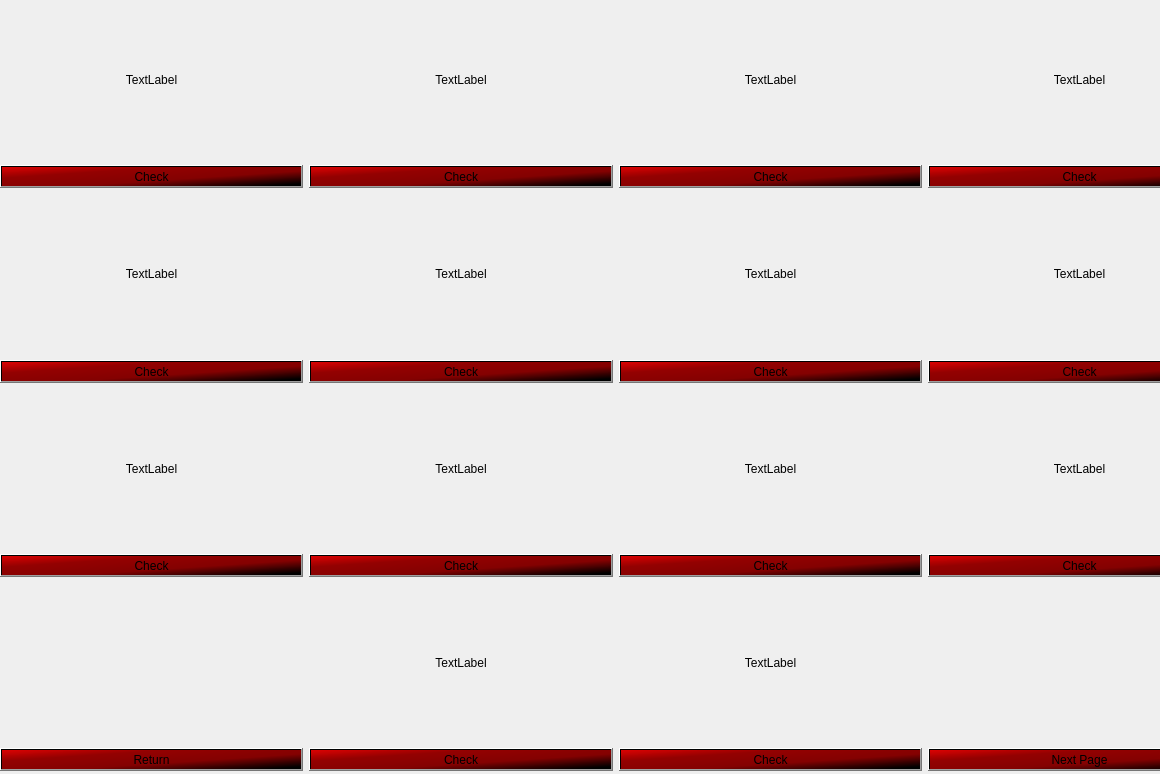
<?xml version="1.0" encoding="UTF-8"?>
<ui version="4.0">
 <class>Pokedex</class>
 <widget class="QDialog" name="Pokedex">
  <property name="geometry">
   <rect>
    <x>0</x>
    <y>0</y>
    <width>1160</width>
    <height>774</height>
   </rect>
  </property>
  <property name="windowTitle">
   <string>Pokedex</string>
  </property>
  <widget class="QLabel" name="background">
   <property name="geometry">
    <rect>
     <x>-520</x>
     <y>-170</y>
     <width>1791</width>
     <height>991</height>
    </rect>
   </property>
   <property name="text">
    <string/>
   </property>
   <property name="pixmap">
    <pixmap resource="resource.qrc">:/resources/resources/pokedexBackground.jpg</pixmap>
   </property>
  </widget>
  <widget class="QWidget" name="gridLayoutWidget">
   <property name="geometry">
    <rect>
     <x>0</x>
     <y>0</y>
     <width>1231</width>
     <height>771</height>
    </rect>
   </property>
   <layout class="QGridLayout" name="gridLayout">
    <item row="3" column="1">
     <layout class="QVBoxLayout" name="verticalLayout10">
      <item>
       <widget class="QLabel" name="pokemon10">
        <property name="styleSheet">
         <string notr="true">font: 11pt &quot;Fixedsys&quot;;
color: rgb(0, 0, 0);
</string>
        </property>
        <property name="text">
         <string>TextLabel</string>
        </property>
        <property name="alignment">
         <set>Qt::AlignCenter</set>
        </property>
       </widget>
      </item>
      <item>
       <widget class="QPushButton" name="checkButton10">
        <property name="styleSheet">
         <string notr="true">background-color: qlineargradient(spread:pad, x1:0, y1:0, x2:0.972, y2:0.909, stop:0 rgba(220, 0, 0, 253), stop:0.301676 rgba(147, 0, 0, 254), stop:0.653631 rgba(131, 0, 0, 254), stop:1 rgba(0, 0, 0, 255));

font: 11pt &quot;Fixedsys&quot;;
border-color: rgb(0, 0, 0);</string>
        </property>
        <property name="text">
         <string>Check</string>
        </property>
       </widget>
      </item>
     </layout>
    </item>
    <item row="3" column="0">
     <layout class="QVBoxLayout" name="verticalLayout9">
      <item>
       <widget class="QLabel" name="pokemon9">
        <property name="layoutDirection">
         <enum>Qt::LeftToRight</enum>
        </property>
        <property name="styleSheet">
         <string notr="true">font: 11pt &quot;Fixedsys&quot;;
color: rgb(0, 0, 0);
</string>
        </property>
        <property name="text">
         <string>TextLabel</string>
        </property>
        <property name="alignment">
         <set>Qt::AlignCenter</set>
        </property>
       </widget>
      </item>
      <item>
       <widget class="QPushButton" name="checkButton9">
        <property name="styleSheet">
         <string notr="true">background-color: qlineargradient(spread:pad, x1:0, y1:0, x2:0.972, y2:0.909, stop:0 rgba(220, 0, 0, 253), stop:0.301676 rgba(147, 0, 0, 254), stop:0.653631 rgba(131, 0, 0, 254), stop:1 rgba(0, 0, 0, 255));

font: 11pt &quot;Fixedsys&quot;;
border-color: rgb(0, 0, 0);</string>
        </property>
        <property name="text">
         <string>Check</string>
        </property>
       </widget>
      </item>
     </layout>
    </item>
    <item row="1" column="1">
     <layout class="QVBoxLayout" name="verticalLayout6">
      <item>
       <widget class="QLabel" name="pokemon6">
        <property name="layoutDirection">
         <enum>Qt::LeftToRight</enum>
        </property>
        <property name="styleSheet">
         <string notr="true">font: 11pt &quot;Fixedsys&quot;;
color: rgb(0, 0, 0);
</string>
        </property>
        <property name="text">
         <string>TextLabel</string>
        </property>
        <property name="alignment">
         <set>Qt::AlignCenter</set>
        </property>
       </widget>
      </item>
      <item>
       <widget class="QPushButton" name="checkButton6">
        <property name="styleSheet">
         <string notr="true">background-color: qlineargradient(spread:pad, x1:0, y1:0, x2:0.972, y2:0.909, stop:0 rgba(220, 0, 0, 253), stop:0.301676 rgba(147, 0, 0, 254), stop:0.653631 rgba(131, 0, 0, 254), stop:1 rgba(0, 0, 0, 255));

font: 11pt &quot;Fixedsys&quot;;
border-color: rgb(0, 0, 0);</string>
        </property>
        <property name="text">
         <string>Check</string>
        </property>
       </widget>
      </item>
     </layout>
    </item>
    <item row="3" column="3">
     <layout class="QVBoxLayout" name="verticalLayout12">
      <item>
       <widget class="QLabel" name="pokemon12">
        <property name="styleSheet">
         <string notr="true">font: 11pt &quot;Fixedsys&quot;;
color: rgb(0, 0, 0);
</string>
        </property>
        <property name="text">
         <string>TextLabel</string>
        </property>
        <property name="alignment">
         <set>Qt::AlignCenter</set>
        </property>
       </widget>
      </item>
      <item>
       <widget class="QPushButton" name="checkButton12">
        <property name="styleSheet">
         <string notr="true">background-color: qlineargradient(spread:pad, x1:0, y1:0, x2:0.972, y2:0.909, stop:0 rgba(220, 0, 0, 253), stop:0.301676 rgba(147, 0, 0, 254), stop:0.653631 rgba(131, 0, 0, 254), stop:1 rgba(0, 0, 0, 255));

font: 11pt &quot;Fixedsys&quot;;
border-color: rgb(0, 0, 0);</string>
        </property>
        <property name="text">
         <string>Check</string>
        </property>
       </widget>
      </item>
     </layout>
    </item>
    <item row="4" column="0">
     <layout class="QVBoxLayout" name="verticalLayout13">
      <item>
       <widget class="QLabel" name="label">
        <property name="text">
         <string/>
        </property>
       </widget>
      </item>
      <item>
       <widget class="QPushButton" name="backButton">
        <property name="styleSheet">
         <string notr="true">background-color: qlineargradient(spread:pad, x1:0, y1:0, x2:0.972, y2:0.909, stop:0 rgba(220, 0, 0, 253), stop:0.301676 rgba(147, 0, 0, 254), stop:0.653631 rgba(131, 0, 0, 254), stop:1 rgba(0, 0, 0, 255));

font: 11pt &quot;Fixedsys&quot;;
border-color: rgb(0, 0, 0);</string>
        </property>
        <property name="text">
         <string>Return</string>
        </property>
       </widget>
      </item>
     </layout>
    </item>
    <item row="0" column="1">
     <layout class="QVBoxLayout" name="verticalLayout2">
      <item>
       <widget class="QLabel" name="pokemon2">
        <property name="layoutDirection">
         <enum>Qt::LeftToRight</enum>
        </property>
        <property name="styleSheet">
         <string notr="true">font: 11pt &quot;Fixedsys&quot;;
color: rgb(0, 0, 0);
</string>
        </property>
        <property name="text">
         <string>TextLabel</string>
        </property>
        <property name="alignment">
         <set>Qt::AlignCenter</set>
        </property>
       </widget>
      </item>
      <item>
       <widget class="QPushButton" name="checkButton2">
        <property name="styleSheet">
         <string notr="true">background-color: qlineargradient(spread:pad, x1:0, y1:0, x2:0.972, y2:0.909, stop:0 rgba(220, 0, 0, 253), stop:0.301676 rgba(147, 0, 0, 254), stop:0.653631 rgba(131, 0, 0, 254), stop:1 rgba(0, 0, 0, 255));

font: 11pt &quot;Fixedsys&quot;;
border-color: rgb(0, 0, 0);</string>
        </property>
        <property name="text">
         <string>Check</string>
        </property>
       </widget>
      </item>
     </layout>
    </item>
    <item row="4" column="3">
     <layout class="QVBoxLayout" name="verticalLayout16">
      <item>
       <widget class="QLabel" name="label_2">
        <property name="text">
         <string/>
        </property>
       </widget>
      </item>
      <item>
       <widget class="QPushButton" name="nextPageButton">
        <property name="styleSheet">
         <string notr="true">background-color: qlineargradient(spread:pad, x1:0, y1:0, x2:0.972, y2:0.909, stop:0 rgba(220, 0, 0, 253), stop:0.301676 rgba(147, 0, 0, 254), stop:0.653631 rgba(131, 0, 0, 254), stop:1 rgba(0, 0, 0, 255));

font: 11pt &quot;Fixedsys&quot;;
border-color: rgb(0, 0, 0);</string>
        </property>
        <property name="text">
         <string>Next Page</string>
        </property>
       </widget>
      </item>
     </layout>
    </item>
    <item row="1" column="2">
     <layout class="QVBoxLayout" name="verticalLayout7">
      <item>
       <widget class="QLabel" name="pokemon7">
        <property name="layoutDirection">
         <enum>Qt::LeftToRight</enum>
        </property>
        <property name="styleSheet">
         <string notr="true">font: 11pt &quot;Fixedsys&quot;;
color: rgb(0, 0, 0);
</string>
        </property>
        <property name="text">
         <string>TextLabel</string>
        </property>
        <property name="alignment">
         <set>Qt::AlignCenter</set>
        </property>
       </widget>
      </item>
      <item>
       <widget class="QPushButton" name="checkButton7">
        <property name="styleSheet">
         <string notr="true">background-color: qlineargradient(spread:pad, x1:0, y1:0, x2:0.972, y2:0.909, stop:0 rgba(220, 0, 0, 253), stop:0.301676 rgba(147, 0, 0, 254), stop:0.653631 rgba(131, 0, 0, 254), stop:1 rgba(0, 0, 0, 255));

font: 11pt &quot;Fixedsys&quot;;
border-color: rgb(0, 0, 0);</string>
        </property>
        <property name="text">
         <string>Check</string>
        </property>
       </widget>
      </item>
     </layout>
    </item>
    <item row="4" column="2">
     <layout class="QVBoxLayout" name="verticalLayout15">
      <item>
       <widget class="QLabel" name="pokemon14">
        <property name="styleSheet">
         <string notr="true">font: 11pt &quot;Fixedsys&quot;;
color: rgb(0, 0, 0);
</string>
        </property>
        <property name="text">
         <string>TextLabel</string>
        </property>
        <property name="alignment">
         <set>Qt::AlignCenter</set>
        </property>
       </widget>
      </item>
      <item>
       <widget class="QPushButton" name="checkButton14">
        <property name="styleSheet">
         <string notr="true">background-color: qlineargradient(spread:pad, x1:0, y1:0, x2:0.972, y2:0.909, stop:0 rgba(220, 0, 0, 253), stop:0.301676 rgba(147, 0, 0, 254), stop:0.653631 rgba(131, 0, 0, 254), stop:1 rgba(0, 0, 0, 255));

font: 11pt &quot;Fixedsys&quot;;
border-color: rgb(0, 0, 0);</string>
        </property>
        <property name="text">
         <string>Check</string>
        </property>
       </widget>
      </item>
     </layout>
    </item>
    <item row="0" column="0">
     <layout class="QVBoxLayout" name="verticalLayout1">
      <item>
       <widget class="QLabel" name="pokemon1">
        <property name="layoutDirection">
         <enum>Qt::LeftToRight</enum>
        </property>
        <property name="styleSheet">
         <string notr="true">font: 11pt &quot;Fixedsys&quot;;
color: rgb(0, 0, 0);
</string>
        </property>
        <property name="text">
         <string>TextLabel</string>
        </property>
        <property name="alignment">
         <set>Qt::AlignCenter</set>
        </property>
       </widget>
      </item>
      <item>
       <widget class="QPushButton" name="checkButton1">
        <property name="styleSheet">
         <string notr="true">background-color: qlineargradient(spread:pad, x1:0, y1:0, x2:0.972, y2:0.909, stop:0 rgba(220, 0, 0, 253), stop:0.301676 rgba(147, 0, 0, 254), stop:0.653631 rgba(131, 0, 0, 254), stop:1 rgba(0, 0, 0, 255));

font: 11pt &quot;Fixedsys&quot;;
border-color: rgb(0, 0, 0);</string>
        </property>
        <property name="text">
         <string>Check</string>
        </property>
       </widget>
      </item>
     </layout>
    </item>
    <item row="0" column="2">
     <layout class="QVBoxLayout" name="verticalLayout_3">
      <item>
       <widget class="QLabel" name="pokemon3">
        <property name="layoutDirection">
         <enum>Qt::LeftToRight</enum>
        </property>
        <property name="styleSheet">
         <string notr="true">font: 11pt &quot;Fixedsys&quot;;
color: rgb(0, 0, 0);
</string>
        </property>
        <property name="text">
         <string>TextLabel</string>
        </property>
        <property name="alignment">
         <set>Qt::AlignCenter</set>
        </property>
       </widget>
      </item>
      <item>
       <widget class="QPushButton" name="checkButton3">
        <property name="styleSheet">
         <string notr="true">background-color: qlineargradient(spread:pad, x1:0, y1:0, x2:0.972, y2:0.909, stop:0 rgba(220, 0, 0, 253), stop:0.301676 rgba(147, 0, 0, 254), stop:0.653631 rgba(131, 0, 0, 254), stop:1 rgba(0, 0, 0, 255));

font: 11pt &quot;Fixedsys&quot;;
border-color: rgb(0, 0, 0);</string>
        </property>
        <property name="text">
         <string>Check</string>
        </property>
       </widget>
      </item>
     </layout>
    </item>
    <item row="1" column="0">
     <layout class="QVBoxLayout" name="verticalLayout5">
      <item>
       <widget class="QLabel" name="pokemon5">
        <property name="styleSheet">
         <string notr="true">font: 11pt &quot;Fixedsys&quot;;
color: rgb(0, 0, 0);
</string>
        </property>
        <property name="text">
         <string>TextLabel</string>
        </property>
        <property name="alignment">
         <set>Qt::AlignCenter</set>
        </property>
       </widget>
      </item>
      <item>
       <widget class="QPushButton" name="checkButton5">
        <property name="styleSheet">
         <string notr="true">background-color: qlineargradient(spread:pad, x1:0, y1:0, x2:0.972, y2:0.909, stop:0 rgba(220, 0, 0, 253), stop:0.301676 rgba(147, 0, 0, 254), stop:0.653631 rgba(131, 0, 0, 254), stop:1 rgba(0, 0, 0, 255));

font: 11pt &quot;Fixedsys&quot;;
border-color: rgb(0, 0, 0);</string>
        </property>
        <property name="text">
         <string>Check</string>
        </property>
       </widget>
      </item>
     </layout>
    </item>
    <item row="0" column="3">
     <layout class="QVBoxLayout" name="verticalLayout4">
      <item>
       <widget class="QLabel" name="pokemon4">
        <property name="styleSheet">
         <string notr="true">font: 11pt &quot;Fixedsys&quot;;
color: rgb(0, 0, 0);
</string>
        </property>
        <property name="text">
         <string>TextLabel</string>
        </property>
        <property name="alignment">
         <set>Qt::AlignCenter</set>
        </property>
       </widget>
      </item>
      <item>
       <widget class="QPushButton" name="checkButton4">
        <property name="styleSheet">
         <string notr="true">background-color: qlineargradient(spread:pad, x1:0, y1:0, x2:0.972, y2:0.909, stop:0 rgba(220, 0, 0, 253), stop:0.301676 rgba(147, 0, 0, 254), stop:0.653631 rgba(131, 0, 0, 254), stop:1 rgba(0, 0, 0, 255));

font: 11pt &quot;Fixedsys&quot;;
border-color: rgb(0, 0, 0);</string>
        </property>
        <property name="text">
         <string>Check</string>
        </property>
       </widget>
      </item>
     </layout>
    </item>
    <item row="3" column="2">
     <layout class="QVBoxLayout" name="verticalLayout11">
      <item>
       <widget class="QLabel" name="pokemon11">
        <property name="styleSheet">
         <string notr="true">font: 11pt &quot;Fixedsys&quot;;
color: rgb(0, 0, 0);
</string>
        </property>
        <property name="text">
         <string>TextLabel</string>
        </property>
        <property name="alignment">
         <set>Qt::AlignCenter</set>
        </property>
       </widget>
      </item>
      <item>
       <widget class="QPushButton" name="checkButton11">
        <property name="styleSheet">
         <string notr="true">background-color: qlineargradient(spread:pad, x1:0, y1:0, x2:0.972, y2:0.909, stop:0 rgba(220, 0, 0, 253), stop:0.301676 rgba(147, 0, 0, 254), stop:0.653631 rgba(131, 0, 0, 254), stop:1 rgba(0, 0, 0, 255));

font: 11pt &quot;Fixedsys&quot;;
border-color: rgb(0, 0, 0);</string>
        </property>
        <property name="text">
         <string>Check</string>
        </property>
       </widget>
      </item>
     </layout>
    </item>
    <item row="4" column="1">
     <layout class="QVBoxLayout" name="verticalLayout14">
      <item>
       <widget class="QLabel" name="pokemon13">
        <property name="styleSheet">
         <string notr="true">font: 11pt &quot;Fixedsys&quot;;
color: rgb(0, 0, 0);
</string>
        </property>
        <property name="text">
         <string>TextLabel</string>
        </property>
        <property name="alignment">
         <set>Qt::AlignCenter</set>
        </property>
       </widget>
      </item>
      <item>
       <widget class="QPushButton" name="checkButton13">
        <property name="styleSheet">
         <string notr="true">background-color: qlineargradient(spread:pad, x1:0, y1:0, x2:0.972, y2:0.909, stop:0 rgba(220, 0, 0, 253), stop:0.301676 rgba(147, 0, 0, 254), stop:0.653631 rgba(131, 0, 0, 254), stop:1 rgba(0, 0, 0, 255));

font: 11pt &quot;Fixedsys&quot;;
border-color: rgb(0, 0, 0);</string>
        </property>
        <property name="text">
         <string>Check</string>
        </property>
       </widget>
      </item>
     </layout>
    </item>
    <item row="1" column="3">
     <layout class="QVBoxLayout" name="verticalLayout_8">
      <item>
       <widget class="QLabel" name="pokemon8">
        <property name="layoutDirection">
         <enum>Qt::LeftToRight</enum>
        </property>
        <property name="styleSheet">
         <string notr="true">font: 11pt &quot;Fixedsys&quot;;
color: rgb(0, 0, 0);
</string>
        </property>
        <property name="text">
         <string>TextLabel</string>
        </property>
        <property name="alignment">
         <set>Qt::AlignCenter</set>
        </property>
       </widget>
      </item>
      <item>
       <widget class="QPushButton" name="checkButton8">
        <property name="styleSheet">
         <string notr="true">background-color: qlineargradient(spread:pad, x1:0, y1:0, x2:0.972, y2:0.909, stop:0 rgba(220, 0, 0, 253), stop:0.301676 rgba(147, 0, 0, 254), stop:0.653631 rgba(131, 0, 0, 254), stop:1 rgba(0, 0, 0, 255));

font: 11pt &quot;Fixedsys&quot;;
border-color: rgb(0, 0, 0);</string>
        </property>
        <property name="text">
         <string>Check</string>
        </property>
       </widget>
      </item>
     </layout>
    </item>
   </layout>
  </widget>
 </widget>
 <resources>
  <include location="resource.qrc"/>
 </resources>
 <connections/>
</ui>
